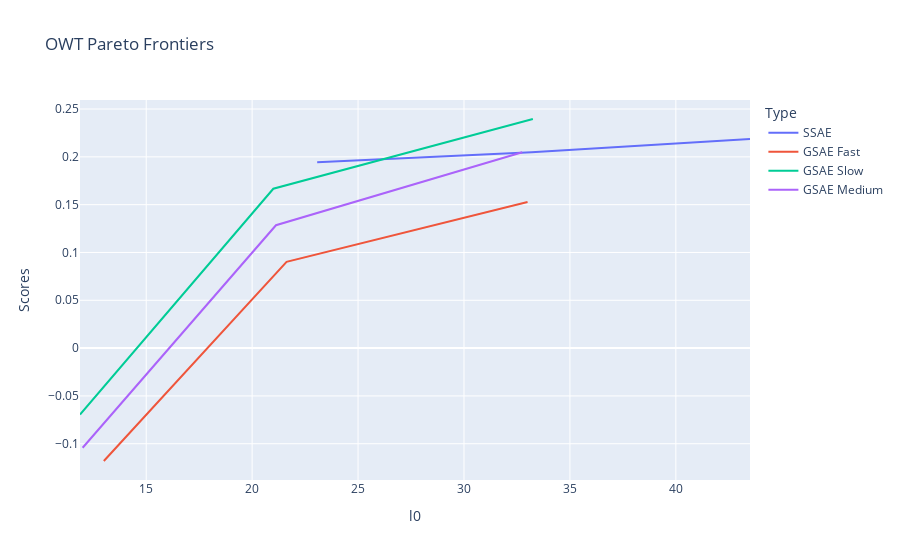

Here is the notebook cell this chart was saved with:
### Code cell
import pandas as pd
import plotly.express as px

# Create a DataFrame for each set of data
df_ssae = pd.DataFrame({'l0': ssae_owt_l0, 'Scores': ssae_owt_varexp, 'Type': 'SSAE'})
df_gsae_fast = pd.DataFrame({'l0': gsae_fast_owt_l0, 'Scores': gsae_fast_owt_varexp, 'Type': 'GSAE Fast'})
df_gsae_slow = pd.DataFrame({'l0': gsae_slow_owt_l0, 'Scores': gsae_slow_owt_varexp, 'Type': 'GSAE Slow'})
df_gsae_medium = pd.DataFrame({'l0': gsae_medium_owt_l0, 'Scores': gsae_medium_owt_varexp, 'Type': 'GSAE Medium'})

# Combine the DataFrames
df = pd.concat([df_ssae, df_gsae_fast, df_gsae_slow, df_gsae_medium])

# Create a line plot
fig = px.line(df, x='l0', y='Scores', color='Type', labels={'l0': 'l0', 'Scores': 'Scores'}, title='OWT Pareto Frontiers')

# Show the plot
fig.show()

### Figure 1 — Plotly figure (JSON) as saved in the notebook; plotly's stock layout.template omitted (floating-point values rounded to 4 significant figures)
{"data": [{"hovertemplate": "Type=SSAE<br>l0=%{x}<br>Scores=%{y}<extra></extra>", "legendgroup": "SSAE", "line": {"color": "#636efa", "dash": "solid"}, "marker": {"symbol": "circle"}, "mode": "lines", "name": "SSAE", "orientation": "v", "showlegend": true, "type": "scatter", "x": [43.5, 33.19, 23.07], "xaxis": "x", "y": [0.2188, 0.2049, 0.1944], "yaxis": "y"}, {"hovertemplate": "Type=GSAE Fast<br>l0=%{x}<br>Scores=%{y}<extra></extra>", "legendgroup": "GSAE Fast", "line": {"color": "#EF553B", "dash": "solid"}, "marker": {"symbol": "circle"}, "mode": "lines", "name": "GSAE Fast", "orientation": "v", "showlegend": true, "type": "scatter", "x": [33, 21.62, 13], "xaxis": "x", "y": [0.1528, 0.09028, -0.1181], "yaxis": "y"}, {"hovertemplate": "Type=GSAE Slow<br>l0=%{x}<br>Scores=%{y}<extra></extra>", "legendgroup": "GSAE Slow", "line": {"color": "#00cc96", "dash": "solid"}, "marker": {"symbol": "circle"}, "mode": "lines", "name": "GSAE Slow", "orientation": "v", "showlegend": true, "type": "scatter", "x": [33.25, 21, 11.88], "xaxis": "x", "y": [0.2396, 0.1667, -0.06944], "yaxis": "y"}, {"hovertemplate": "Type=GSAE Medium<br>l0=%{x}<br>Scores=%{y}<extra></extra>", "legendgroup": "GSAE Medium", "line": {"color": "#ab63fa", "dash": "solid"}, "marker": {"symbol": "circle"}, "mode": "lines", "name": "GSAE Medium", "orientation": "v", "showlegend": true, "type": "scatter", "x": [32.75, 21.12, 12], "xaxis": "x", "y": [0.2049, 0.1285, -0.1042], "yaxis": "y"}], "layout": {"legend": {"title": {"text": "Type"}, "tracegroupgap": 0}, "title": {"text": "OWT Pareto Frontiers"}, "xaxis": {"anchor": "y", "domain": [0, 1], "title": {"text": "l0"}}, "yaxis": {"anchor": "x", "domain": [0, 1], "title": {"text": "Scores"}}}}
